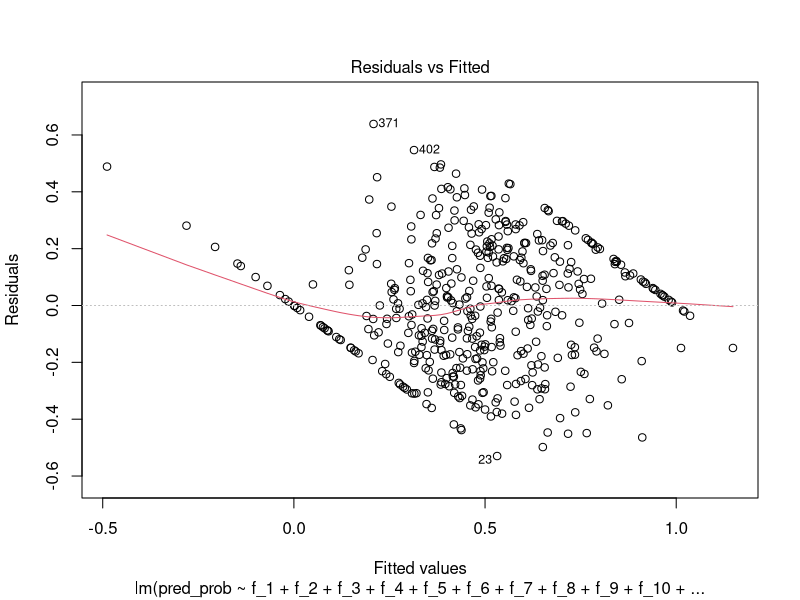
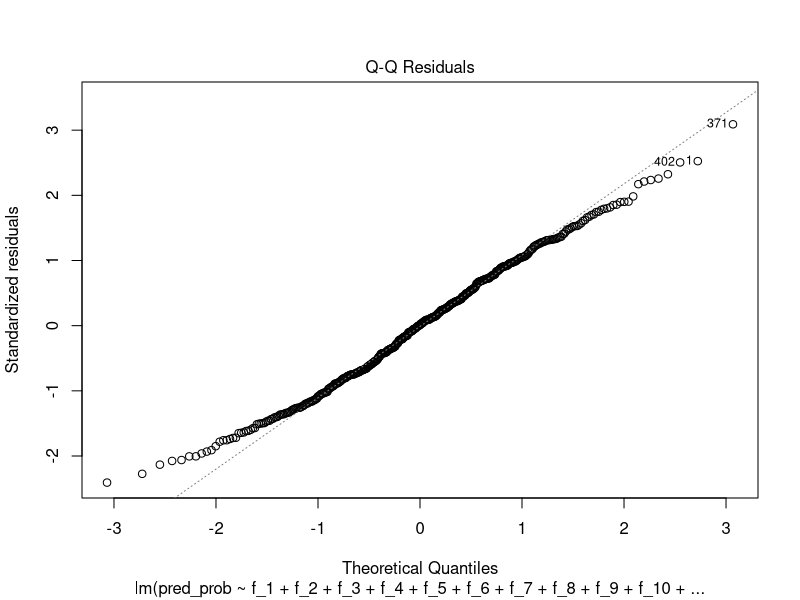
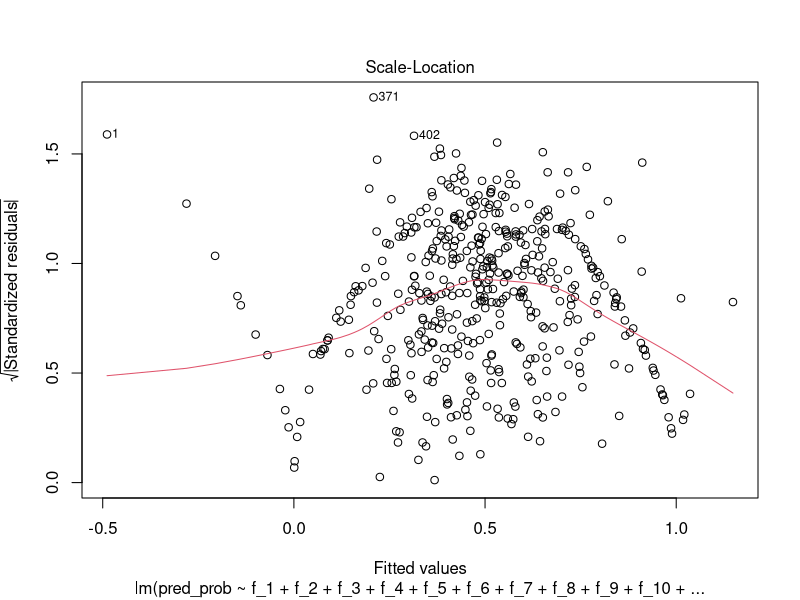
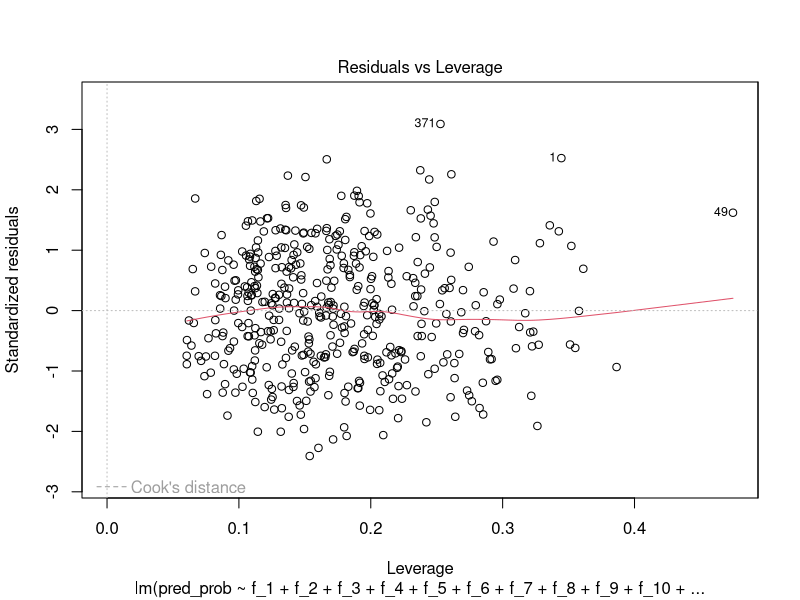
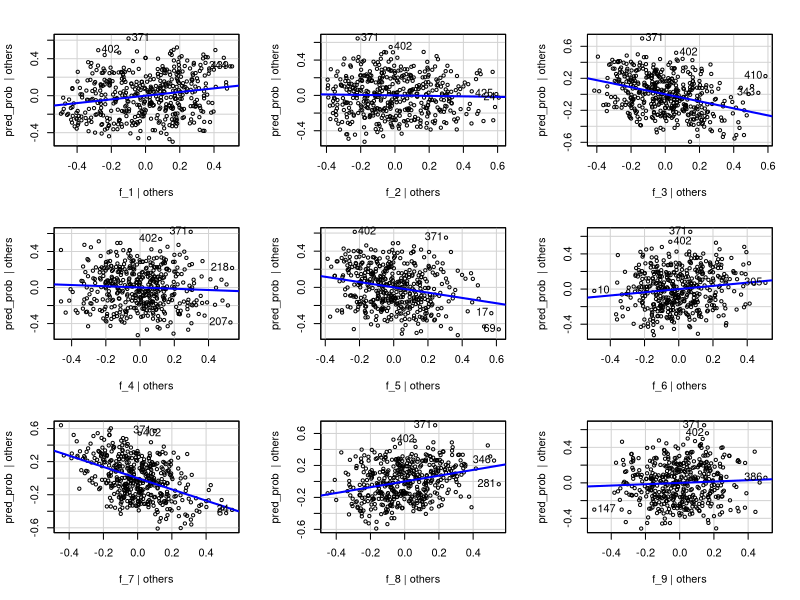
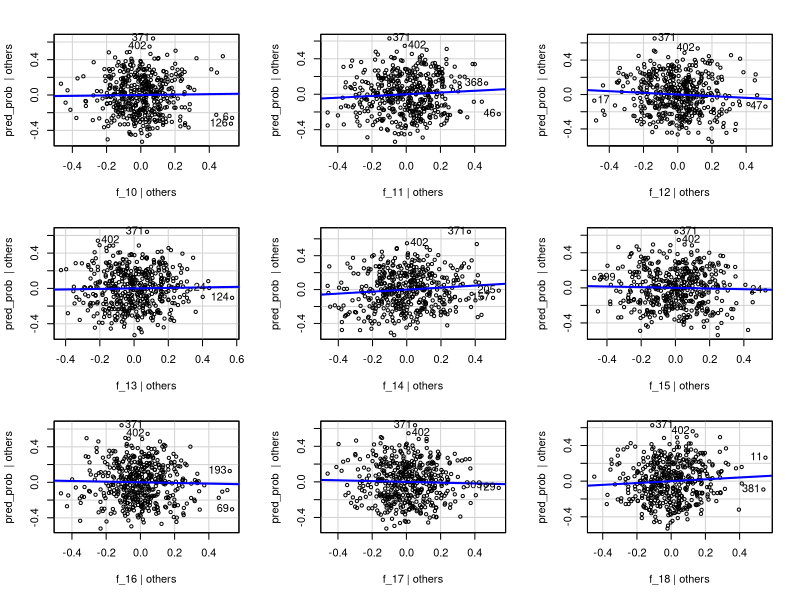
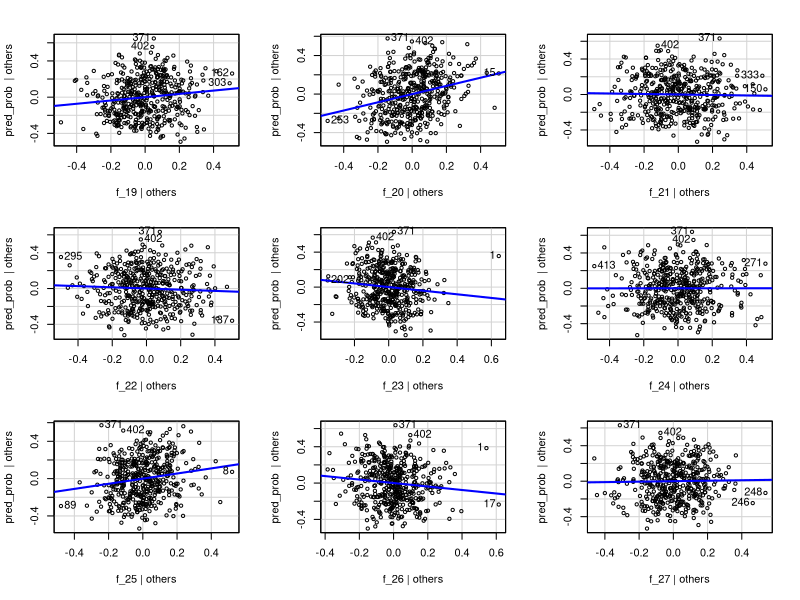
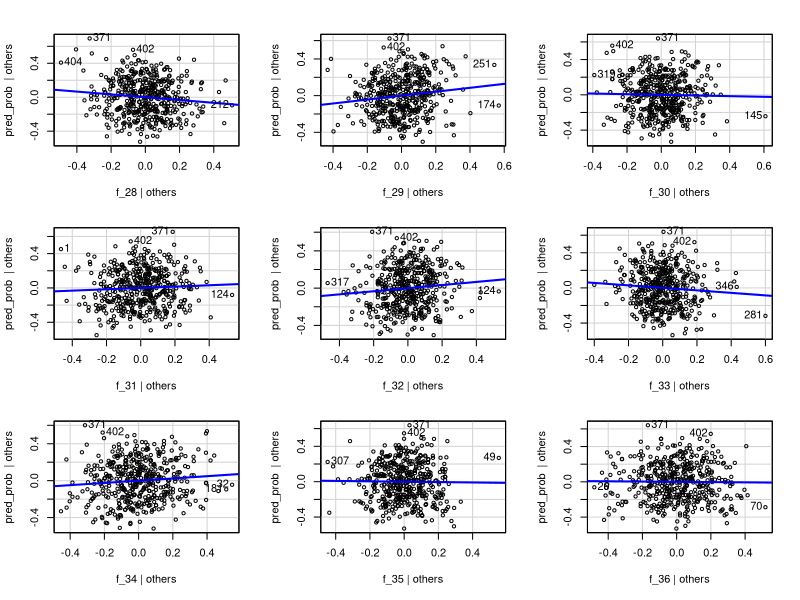

Here is the R script that generated these plots, in order: (Note: this script raises an error after producing the figures.)
## ---- chunk 1
knitr::opts_chunk$set(echo = TRUE)
## ---- chunk 2
# Load the required libraries
library(tidyverse)
library(caret)
library(MASS)
library(car)


## ---- chunk 3
# Load the dataset
data <- read.csv("pca_data_80_d7.csv")  # Update with the actual CSV file name

# Display the structure of the loaded data
str(data)

## ---- chunk 4
# Load the dplyr package for data manipulation
library(dplyr)

# Normalize each feature to the range [0, 1]
normalized_data <- data %>%
  mutate(across(starts_with("f"), ~ (.-min(.)) / (max(.) - min(.))))

# Display the first few rows of the normalized data
head(normalized_data)


## ---- chunk 5
col_name <- NULL;
for (i in 1:400) {
  
  col_name <-  paste0(col_name,"f_", i,"+")
  #data[, col_name] <- boxcox(data[, paste0("Feature_", i)], lambda = NULL)$x
}
cat(col_name)
## ---- chunk 6
model_2  = lm(pred_prob ~ f_1+f_2+f_3+f_4+f_5+f_6+f_7+f_8+f_9+f_10+f_11+f_12+f_13+f_14+f_15+f_16+f_17+f_18+f_19+f_20+f_21+f_22+f_23+f_24+f_25+f_26+f_27+f_28+f_29+f_30+f_31+f_32+f_33+f_34+f_35+f_36+f_37+f_38+f_39+f_40+f_41+f_42+f_43+f_44+f_45+f_46+f_47+f_48+f_49+f_50+f_51+f_52+f_53+f_54+f_55+f_56+f_57+f_58+f_59+f_60+f_61+f_62+f_63+f_64+f_65+f_66+f_67+f_68+f_69+f_70+f_71+f_72+f_73+f_74+f_75+f_76+f_77+f_78+f_79+f_80, data = normalized_data)
summary(model_2)
## ---- chunk 7

plot(model_2)
## ---- chunk 8

residuals <- residuals(model_2)

# Create the AV plot
avPlots(model_2)

# Create the CR plot
crPlots(model_2)

## ---- chunk 9
# Apply Box-Cox transformation to the target variable (response) if needed
# For example, if you have a response variable named 'y', you can transform it like this:
# data$y_transformed <- boxcox(data$y, lambda = NULL)
# Uncomment and modify the above line based on your data

# Apply Box-Cox transformation to the features
# Assuming the transformed features are named 'Feature_1_transformed', ..., 'Feature_10_transformed'

boxcox(data[, paste0("Feature_1")], lambda = NULL)
for (i in 1:10) {
  boxcox(data[, paste0("Feature_", i)], lambda = NULL)
  #col_name <- paste0("Feature_", i, "_transformed")
  #data[, col_name] <- boxcox(data[, paste0("Feature_", i)], lambda = NULL)$x
}

# Define the list of transformed feature names
transformed_feature_names <- paste0("Feature_", 1:10, "_transformed")  # Adjust the range as needed

# Construct the formula for MLR
formula <- reformulate(transformed_feature_names, response = "y")

# Perform Multiple Linear Regression (MLR) using the transformed features
model <- lm(formula, data = data)

# Display the summary of the MLR model
summary(model)


## ---- chunk 10
model3  = lm(pred_prob ~ f_1+f_2+f_3+f_4+f_5+f_6+f_7+f_8+f_9+f_10+f_11+f_12+f_13+f_14+f_15+f_16+f_17+f_18+f_19+f_20+f_21+f_22+f_23+f_24+f_25+f_26+f_27+f_28+f_29+f_30+f_31+f_32+f_33+f_34+f_35+f_36+f_37+f_38+f_39+f_40+f_41+f_42+f_43+f_44+f_45+f_46+f_47+f_48+f_49+f_50+f_51+f_52+f_53+f_54+f_55+f_56+f_57+f_58+f_59+f_60+f_61+f_62+f_63+f_64+f_65, data = normalized_data)
summary(model3)
## ---- chunk 11
model4  = lm(pred_prob ~ f_250+f_251+f_252+f_253+f_254+f_255+f_256+f_257+f_258+f_259+f_260+f_261+f_262+f_263+f_264+f_265+f_266+f_267+f_268+f_269+f_270+f_271+f_272+f_273+f_274+f_275+f_276+f_277+f_278+f_279+f_280+f_281+f_282+f_283+f_284+f_285+f_286+f_287+f_288+f_289+f_290+f_291+f_292+f_293+f_294+f_295+f_296+f_297+f_298+f_299+f_300+f_301+f_302+f_303+f_304+f_305+f_306+f_307+f_308+f_309+f_310+f_311+f_312+f_313+f_314+f_315+f_316+f_317+f_318+f_319+f_320+f_321+f_322+f_323+f_324+f_325+f_326+f_327+f_328+f_329+f_330+f_331+f_332+f_333+f_334+f_335+f_336+f_337+f_338+f_339+f_340+f_341+f_342+f_343+f_344+f_345+f_346+f_347+f_348+f_349+f_350, data = normalized_data)
summary(model4)
